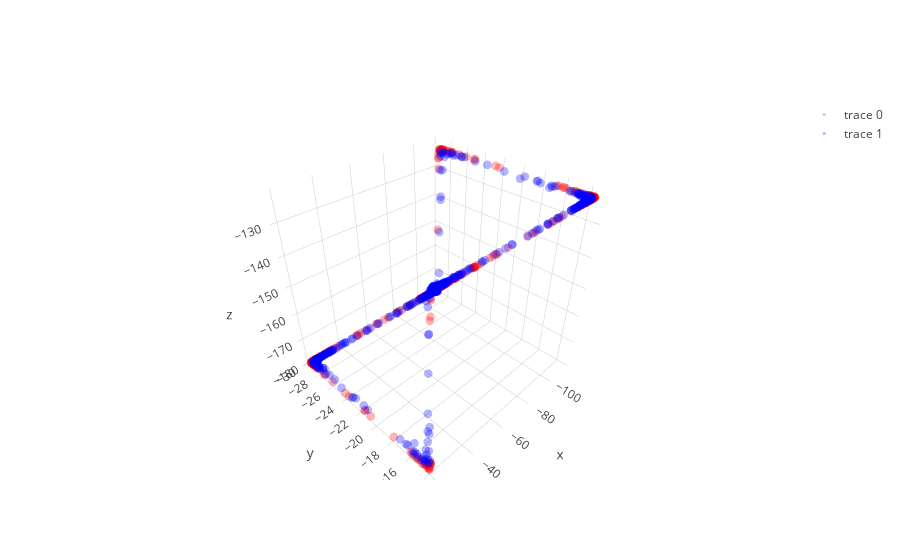
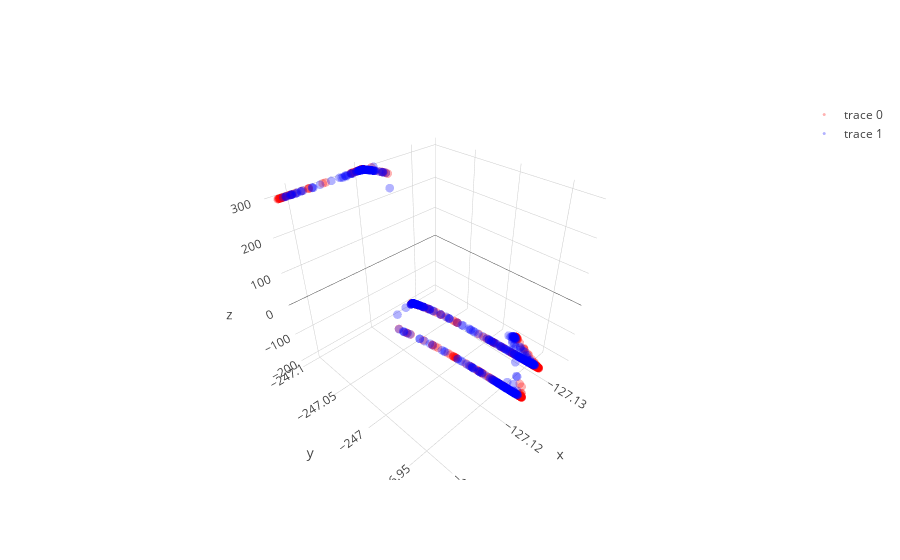

Notebook source saved alongside these figures, in order:
### Code cell
learning_rate = 0.0000008; beta1=0.9; beta2=0.999; adam_e = 1e-8 

l1 = PCA_layer(2,8);  l1b= batch_norm()
l2 = PCA_layer(8,3);  l2b= batch_norm()
l3 = PCA_layer(3,2)

mini_batch_size    = 20
training_iteration = 100

copyX = np.copy(X)
for iter in range(training_iteration):

    copyX = shuffle(copyX)
    for current_batch_index in range(0,len(X),mini_batch_size):
        current_batch = copyX[current_batch_index:current_batch_index+mini_batch_size]
        
        layer1,layer1_var = l1.feed_non(current_batch)
        layer2,layer2_var = l2.feed_non(layer1)
        layer3,layer3_var = l3.feed_linear(layer2)

        sys.stdout.write("Iter: " + str(iter) + " " + str(layer1_var.mean() + layer2_var.mean() + layer3_var.mean()) + '\r'); sys.stdout.flush()
        
        grad3   = l3.back_linear()
        grad2   = l2.back_non(grad3,sign_value=-1)
        grad1   = l1.back_non(grad2,sign_value=-1)
   
layer1,layer1_var = l1.feed_non(X,0)
layer2,layer2_var = l2.feed_non(layer1,0)
layer3,layer3_var = l3.feed_linear(layer2)

trace1 = go.Scatter3d(
    x=layer1[y==0,0],
    y=layer1[y==0,1],
    z=layer1[y==0,2],
    mode='markers',
    line=dict(color='red',width=0.5),
    marker=dict(size=3,opacity=0.3)
)
trace2 = go.Scatter3d(
    x=layer1[y==1,0],
    y=layer1[y==1,1],
    z=layer1[y==1,2],
    mode='markers',
    line=dict(color='blue',width=0.5),
    marker=dict(size=3,opacity=0.3)
)
data = [trace1,trace2]
fig  = go.Figure(data=data)
iplot(fig)

trace1 = go.Scatter3d(
    x=layer2[y==0,0],
    y=layer2[y==0,1],
    z=layer2[y==0,2],
    mode='markers',
    line=dict(color='red',width=0.5),
    marker=dict(size=3,opacity=0.3)
)
trace2 = go.Scatter3d(
    x=layer2[y==1,0],
    y=layer2[y==1,1],
    z=layer2[y==1,2],
    mode='markers',
    line=dict(color='blue',width=0.5),
    marker=dict(size=3,opacity=0.3)
)
data = [trace1,trace2]
fig  = go.Figure(data=data)
iplot(fig)

plt.figure(figsize=(8,6))
plt.scatter(layer3[y==0, 0], layer3[y==0, 1], color='red', alpha=0.5)
plt.scatter(layer3[y==1, 0], layer3[y==1, 1], color='blue', alpha=0.5)
plt.show()

### Figure 1 — Plotly figure (JSON) as saved in the notebook; plotly's stock layout.template omitted (floating-point values rounded to 4 significant figures; data arrays with more than 128 entries replaced by an {"elided": "..."} marker saying what was removed)
{"data": [{"line": {"color": "red", "width": 0.5}, "marker": {"opacity": 0.3, "size": 3}, "mode": "markers", "type": "scatter3d", "uid": "03037e9a-d376-4648-a669-f0e0ca37d66a", "x": {"elided": "750 float values"}, "y": {"elided": "750 float values"}, "z": {"elided": "750 float values"}}, {"line": {"color": "blue", "width": 0.5}, "marker": {"opacity": 0.3, "size": 3}, "mode": "markers", "type": "scatter3d", "uid": "c3b2bbcc-f052-4869-8263-3f74680c37ba", "x": {"elided": "750 float values"}, "y": {"elided": "750 float values"}, "z": {"elided": "750 float values"}}], "layout": {}}

### Figure 2 — Plotly figure (JSON) as saved in the notebook; plotly's stock layout.template omitted (floating-point values rounded to 4 significant figures; data arrays with more than 128 entries replaced by an {"elided": "..."} marker saying what was removed)
{"data": [{"line": {"color": "red", "width": 0.5}, "marker": {"opacity": 0.3, "size": 3}, "mode": "markers", "type": "scatter3d", "uid": "1e36faa8-59ed-49ab-bb31-67e68dc9f268", "x": {"elided": "750 float values"}, "y": {"elided": "750 float values"}, "z": {"elided": "750 float values"}}, {"line": {"color": "blue", "width": 0.5}, "marker": {"opacity": 0.3, "size": 3}, "mode": "markers", "type": "scatter3d", "uid": "ee0dc2f0-41f3-4ae9-aa8f-7beeeca517be", "x": {"elided": "750 float values"}, "y": {"elided": "750 float values"}, "z": {"elided": "750 float values"}}], "layout": {}}
